Frame 1 (no input): blank canvas, image omitted
Frame 60 (the mouse pressed at the canvas centre just before this capture): blank canvas, image omitted
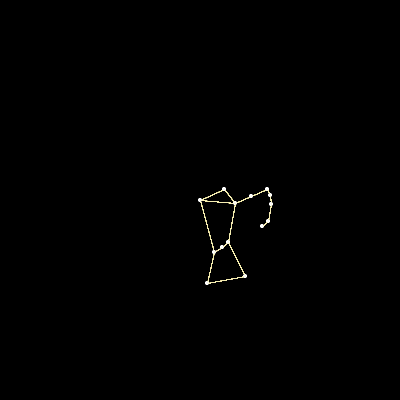
Frame 120 (the mouse held since frame 60 and released just before this capture)

The Processing sketch whose frames 1 and 60 were blank and that drew this single picture after the mouse press (run headless with seeded random() and noise(); from frame 60 on, the mouse is pressed at the canvas centre):

// Processing sketch: processing_43382
// ── processing_43382.pde

//winter is coming and that means so is orion...

int[] spotX = new int[14];
int[] spotY = new int[14];

void setup(){
  size(400,400);
  background (0);

  spotX[0]=24;  spotY[0]=-11;
  spotX[1]=0;   spotY[1]=0;
  spotX[2]=35;  spotY[2]=3;
  spotX[3]=14;  spotY[3]=52;
  spotX[4]=22;  spotY[4]=47;
  spotX[5]=28;  spotY[5]=42;
  spotX[6]=7;   spotY[6]=83;
  spotX[7]=45;  spotY[7]=76;
  spotX[8]=51;  spotY[8]=-4;
  spotX[9]=67;  spotY[9]=-11;
  spotX[10]=70;  spotY[10]=-5;
  spotX[11]=71;  spotY[11]=4;
  spotX[12]=68;  spotY[12]=21;
  spotX[13]=62;  spotY[13]=26;

  strokeWeight(1);
  noFill();
}

void placeRubberStamp(int px, int py){

  smooth();

  ellipseMode(CENTER);
  stroke(255);
  fill(255);
  noStroke();
  ellipse(spotX[0]+px,spotY[0]+py,3,3);
  ellipse(spotX[1]+px,spotY[1]+py,3,3);
  ellipse(spotX[2]+px,spotY[2]+py,3,3);
  ellipse(spotX[3]+px,spotY[3]+py,3,3);
  ellipse(spotX[4]+px,spotY[4]+py,3,3);
  ellipse(spotX[5]+px,spotY[5]+py,3,3);
  ellipse(spotX[6]+px,spotY[6]+py,3,3);
  ellipse(spotX[7]+px,spotY[7]+py,3,3);
  ellipse(spotX[8]+px,spotY[8]+py,3,3);
  ellipse(spotX[9]+px,spotY[9]+py,3,3);
  ellipse(spotX[10]+px,spotY[10]+py,3,3);
  ellipse(spotX[11]+px,spotY[11]+py,3,3);
  ellipse(spotX[12]+px,spotY[12]+py,3,3);
  ellipse(spotX[13]+px,spotY[13]+py,3,3);

  noFill();
  beginShape();
  stroke(247,239,178);
  strokeWeight(.25);
  vertex(spotX[1]+px,spotY[1]+py);
  vertex(spotX[0]+px,spotY[0]+py);

  vertex(spotX[2]+px,spotY[2]+py);
  vertex(spotX[8]+px,spotY[8]+py);
  vertex(spotX[9]+px,spotY[9]+py);
  vertex(spotX[10]+px,spotY[10]+py);
  vertex(spotX[11]+px,spotY[11]+py);
  vertex(spotX[12]+px,spotY[12]+py);
  vertex(spotX[13]+px,spotY[13]+py);

  endShape();

  beginShape();
  strokeWeight(.25);
  vertex(spotX[1]+px,spotY[1]+py);
  vertex(spotX[2]+px,spotY[2]+py);
  vertex(spotX[5]+px,spotY[5]+py);
  vertex(spotX[4]+px,spotY[4]+py);
  vertex(spotX[3]+px,spotY[3]+py);
  endShape(CLOSE);

  beginShape();
  strokeWeight(.25);
  vertex(spotX[5]+px,spotY[5]+py);
  vertex(spotX[7]+px,spotY[7]+py);
  vertex(spotX[6]+px,spotY[6]+py);
  vertex(spotX[3]+px,spotY[3]+py);
  endShape();

}

void draw(){
  if (mousePressed) {
    placeRubberStamp(mouseX,mouseY);
  }
}

void keyPressed(){
  background(0);
}
